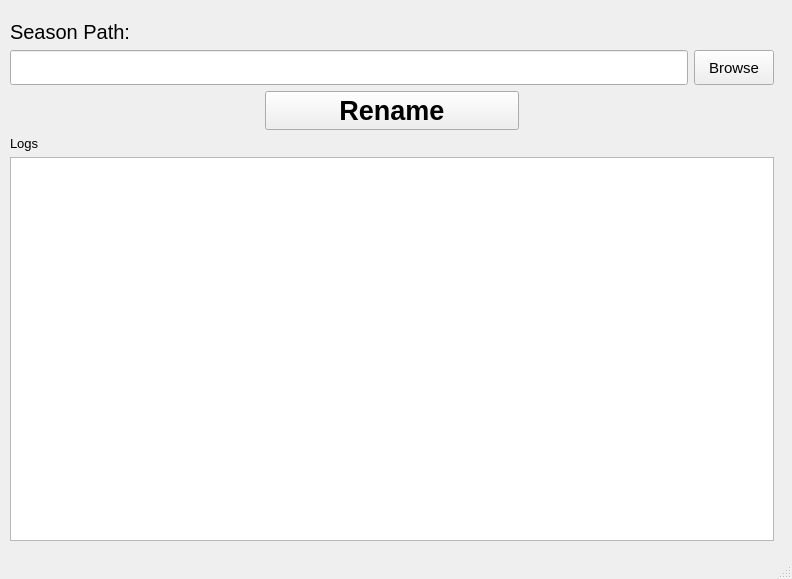
<?xml version="1.0" encoding="UTF-8"?>
<ui version="4.0">
 <class>MainWindow</class>
 <widget class="QMainWindow" name="MainWindow">
  <property name="geometry">
   <rect>
    <x>0</x>
    <y>0</y>
    <width>792</width>
    <height>579</height>
   </rect>
  </property>
  <property name="windowTitle">
   <string>MainWindow</string>
  </property>
  <widget class="QWidget" name="centralwidget">
   <widget class="QWidget" name="verticalLayoutWidget">
    <property name="geometry">
     <rect>
      <x>10</x>
      <y>20</y>
      <width>764</width>
      <height>521</height>
     </rect>
    </property>
    <layout class="QVBoxLayout" name="verticalLayout">
     <item>
      <layout class="QHBoxLayout" name="horizontalLayout_First_Line">
       <item>
        <widget class="QLabel" name="season_label">
         <property name="maximumSize">
          <size>
           <width>211</width>
           <height>16777215</height>
          </size>
         </property>
         <property name="font">
          <font>
           <pointsize>15</pointsize>
          </font>
         </property>
         <property name="text">
          <string>Season Path:</string>
         </property>
        </widget>
       </item>
       <item>
        <spacer name="horizontalSpacer">
         <property name="orientation">
          <enum>Qt::Horizontal</enum>
         </property>
         <property name="sizeHint" stdset="0">
          <size>
           <width>40</width>
           <height>20</height>
          </size>
         </property>
        </spacer>
       </item>
      </layout>
     </item>
     <item>
      <layout class="QHBoxLayout" name="horizontalLayout_Second_Line">
       <item>
        <widget class="QLineEdit" name="path">
         <property name="sizePolicy">
          <sizepolicy hsizetype="Expanding" vsizetype="Minimum">
           <horstretch>0</horstretch>
           <verstretch>0</verstretch>
          </sizepolicy>
         </property>
         <property name="minimumSize">
          <size>
           <width>0</width>
           <height>35</height>
          </size>
         </property>
         <property name="maximumSize">
          <size>
           <width>16777215</width>
           <height>35</height>
          </size>
         </property>
         <property name="font">
          <font>
           <pointsize>10</pointsize>
          </font>
         </property>
        </widget>
       </item>
       <item>
        <widget class="QPushButton" name="browse_button">
         <property name="sizePolicy">
          <sizepolicy hsizetype="Minimum" vsizetype="Fixed">
           <horstretch>0</horstretch>
           <verstretch>0</verstretch>
          </sizepolicy>
         </property>
         <property name="minimumSize">
          <size>
           <width>0</width>
           <height>35</height>
          </size>
         </property>
         <property name="maximumSize">
          <size>
           <width>16777215</width>
           <height>35</height>
          </size>
         </property>
         <property name="font">
          <font>
           <pointsize>11</pointsize>
           <weight>50</weight>
           <bold>false</bold>
          </font>
         </property>
         <property name="text">
          <string>Browse</string>
         </property>
        </widget>
       </item>
      </layout>
     </item>
     <item>
      <layout class="QHBoxLayout" name="horizontalLayout_Third_Line_2">
       <item>
        <spacer name="Spacer_Third_Line_1">
         <property name="orientation">
          <enum>Qt::Horizontal</enum>
         </property>
         <property name="sizeHint" stdset="0">
          <size>
           <width>40</width>
           <height>20</height>
          </size>
         </property>
        </spacer>
       </item>
       <item>
        <widget class="QPushButton" name="rename_button">
         <property name="enabled">
          <bool>true</bool>
         </property>
         <property name="sizePolicy">
          <sizepolicy hsizetype="MinimumExpanding" vsizetype="Minimum">
           <horstretch>0</horstretch>
           <verstretch>0</verstretch>
          </sizepolicy>
         </property>
         <property name="font">
          <font>
           <pointsize>20</pointsize>
           <weight>75</weight>
           <bold>true</bold>
          </font>
         </property>
         <property name="text">
          <string>Rename</string>
         </property>
        </widget>
       </item>
       <item>
        <spacer name="Spacer_Third_Line_2">
         <property name="orientation">
          <enum>Qt::Horizontal</enum>
         </property>
         <property name="sizeHint" stdset="0">
          <size>
           <width>20</width>
           <height>20</height>
          </size>
         </property>
        </spacer>
       </item>
      </layout>
     </item>
     <item>
      <layout class="QVBoxLayout" name="verticalLayout_Logs">
       <item>
        <widget class="QLabel" name="Logs_label">
         <property name="font">
          <font>
           <pointsize>10</pointsize>
           <weight>50</weight>
           <bold>false</bold>
          </font>
         </property>
         <property name="text">
          <string>Logs</string>
         </property>
        </widget>
       </item>
       <item>
        <widget class="QPlainTextEdit" name="Logs_Box">
         <property name="readOnly">
          <bool>true</bool>
         </property>
        </widget>
       </item>
      </layout>
     </item>
    </layout>
   </widget>
  </widget>
  <widget class="QStatusBar" name="statusbar"/>
  <action name="actionRefresh">
   <property name="checkable">
    <bool>false</bool>
   </property>
   <property name="text">
    <string>Refresh</string>
   </property>
  </action>
 </widget>
 <resources/>
 <connections/>
</ui>
